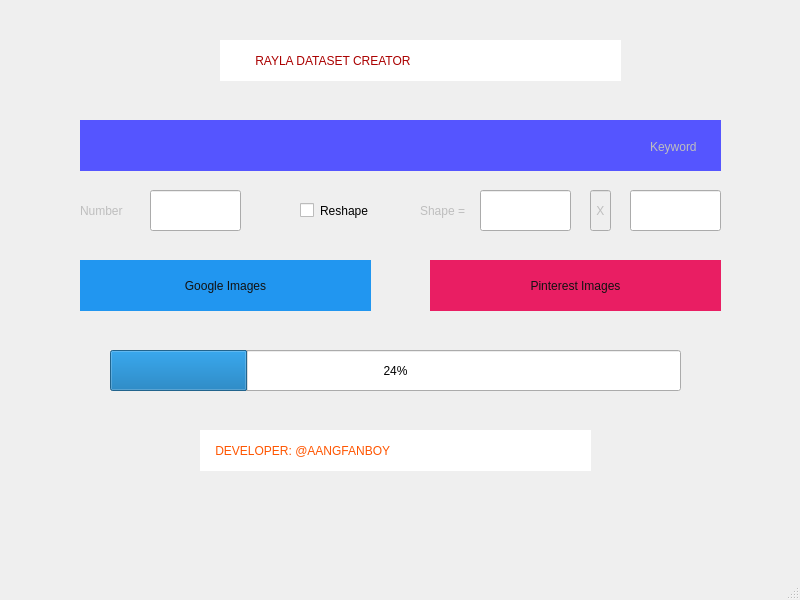
<?xml version="1.0" encoding="UTF-8"?>
<ui version="4.0">
 <class>MainWindow</class>
 <widget class="QMainWindow" name="MainWindow">
  <property name="geometry">
   <rect>
    <x>0</x>
    <y>0</y>
    <width>800</width>
    <height>600</height>
   </rect>
  </property>
  <property name="cursor">
   <cursorShape>CrossCursor</cursorShape>
  </property>
  <property name="windowTitle">
   <string>Rayla Dataset Creator</string>
  </property>
  <property name="unifiedTitleAndToolBarOnMac">
   <bool>false</bool>
  </property>
  <widget class="QWidget" name="centralwidget">
   <widget class="QLineEdit" name="keyword">
    <property name="enabled">
     <bool>true</bool>
    </property>
    <property name="geometry">
     <rect>
      <x>80</x>
      <y>120</y>
      <width>641</width>
      <height>51</height>
     </rect>
    </property>
    <property name="styleSheet">
     <string notr="true">background-color: rgb(85, 85, 255);
font: 16pt &quot;Noto Sans Malayalam UI&quot;;
border: None;
padding: 10px;</string>
    </property>
    <property name="text">
     <string/>
    </property>
   </widget>
   <widget class="QCheckBox" name="reshape">
    <property name="geometry">
     <rect>
      <x>290</x>
      <y>190</y>
      <width>121</width>
      <height>41</height>
     </rect>
    </property>
    <property name="styleSheet">
     <string notr="true">font: 12pt &quot;Noto Sans Malayalam UI&quot;;
border: None;
padding: 10px;</string>
    </property>
    <property name="text">
     <string>Reshape</string>
    </property>
   </widget>
   <widget class="QLineEdit" name="resx">
    <property name="geometry">
     <rect>
      <x>480</x>
      <y>190</y>
      <width>91</width>
      <height>41</height>
     </rect>
    </property>
   </widget>
   <widget class="QLineEdit" name="resy">
    <property name="geometry">
     <rect>
      <x>630</x>
      <y>190</y>
      <width>91</width>
      <height>41</height>
     </rect>
    </property>
   </widget>
   <widget class="QLineEdit" name="xline">
    <property name="enabled">
     <bool>false</bool>
    </property>
    <property name="geometry">
     <rect>
      <x>590</x>
      <y>190</y>
      <width>21</width>
      <height>41</height>
     </rect>
    </property>
    <property name="text">
     <string> X</string>
    </property>
   </widget>
   <widget class="QLineEdit" name="title">
    <property name="geometry">
     <rect>
      <x>220</x>
      <y>40</y>
      <width>401</width>
      <height>41</height>
     </rect>
    </property>
    <property name="styleSheet">
     <string notr="true">color: rgb(170, 0, 0);
font:  18pt &quot;Noto Sans&quot;;
text-align: center;
border: None;</string>
    </property>
    <property name="text">
     <string>          RAYLA DATASET CREATOR</string>
    </property>
   </widget>
   <widget class="QLabel" name="label">
    <property name="enabled">
     <bool>false</bool>
    </property>
    <property name="geometry">
     <rect>
      <x>650</x>
      <y>136</y>
      <width>54</width>
      <height>21</height>
     </rect>
    </property>
    <property name="text">
     <string>Keyword</string>
    </property>
   </widget>
   <widget class="QPushButton" name="google">
    <property name="geometry">
     <rect>
      <x>80</x>
      <y>260</y>
      <width>291</width>
      <height>51</height>
     </rect>
    </property>
    <property name="cursor">
     <cursorShape>CrossCursor</cursorShape>
    </property>
    <property name="styleSheet">
     <string notr="true">font: 14pt &quot;Noto Mono&quot;;
color: rgb(18, 18, 18);
background-color: rgb(33, 150, 240);
border: None;</string>
    </property>
    <property name="text">
     <string>Google Images</string>
    </property>
   </widget>
   <widget class="QPushButton" name="pinterest">
    <property name="geometry">
     <rect>
      <x>430</x>
      <y>260</y>
      <width>291</width>
      <height>51</height>
     </rect>
    </property>
    <property name="cursor">
     <cursorShape>CrossCursor</cursorShape>
    </property>
    <property name="styleSheet">
     <string notr="true">font: 14pt &quot;Noto Mono&quot;;
color: rgb(18, 18, 18);
background-color: rgb(233, 30, 99);
border: None;</string>
    </property>
    <property name="text">
     <string>Pinterest Images</string>
    </property>
   </widget>
   <widget class="QLineEdit" name="developer_info">
    <property name="enabled">
     <bool>false</bool>
    </property>
    <property name="geometry">
     <rect>
      <x>200</x>
      <y>430</y>
      <width>391</width>
      <height>41</height>
     </rect>
    </property>
    <property name="styleSheet">
     <string notr="true">font: 16pt &quot;Noto Mono&quot;;
color: rgb(255, 85, 0);
border: None;</string>
    </property>
    <property name="text">
     <string>    DEVELOPER: @AANGFANBOY</string>
    </property>
   </widget>
   <widget class="QLineEdit" name="lineEdit_7">
    <property name="geometry">
     <rect>
      <x>150</x>
      <y>190</y>
      <width>91</width>
      <height>41</height>
     </rect>
    </property>
   </widget>
   <widget class="QProgressBar" name="progbar">
    <property name="geometry">
     <rect>
      <x>110</x>
      <y>350</y>
      <width>571</width>
      <height>41</height>
     </rect>
    </property>
    <property name="styleSheet">
     <string notr="true"/>
    </property>
    <property name="value">
     <number>24</number>
    </property>
   </widget>
   <widget class="QLabel" name="label_2">
    <property name="enabled">
     <bool>false</bool>
    </property>
    <property name="geometry">
     <rect>
      <x>420</x>
      <y>200</y>
      <width>54</width>
      <height>21</height>
     </rect>
    </property>
    <property name="text">
     <string>Shape =</string>
    </property>
   </widget>
   <widget class="QLabel" name="label_3">
    <property name="enabled">
     <bool>false</bool>
    </property>
    <property name="geometry">
     <rect>
      <x>80</x>
      <y>200</y>
      <width>54</width>
      <height>21</height>
     </rect>
    </property>
    <property name="text">
     <string>Number</string>
    </property>
   </widget>
  </widget>
  <widget class="QMenuBar" name="menubar">
   <property name="geometry">
    <rect>
     <x>0</x>
     <y>0</y>
     <width>800</width>
     <height>23</height>
    </rect>
   </property>
  </widget>
  <widget class="QStatusBar" name="statusbar"/>
 </widget>
 <resources/>
 <connections/>
</ui>
